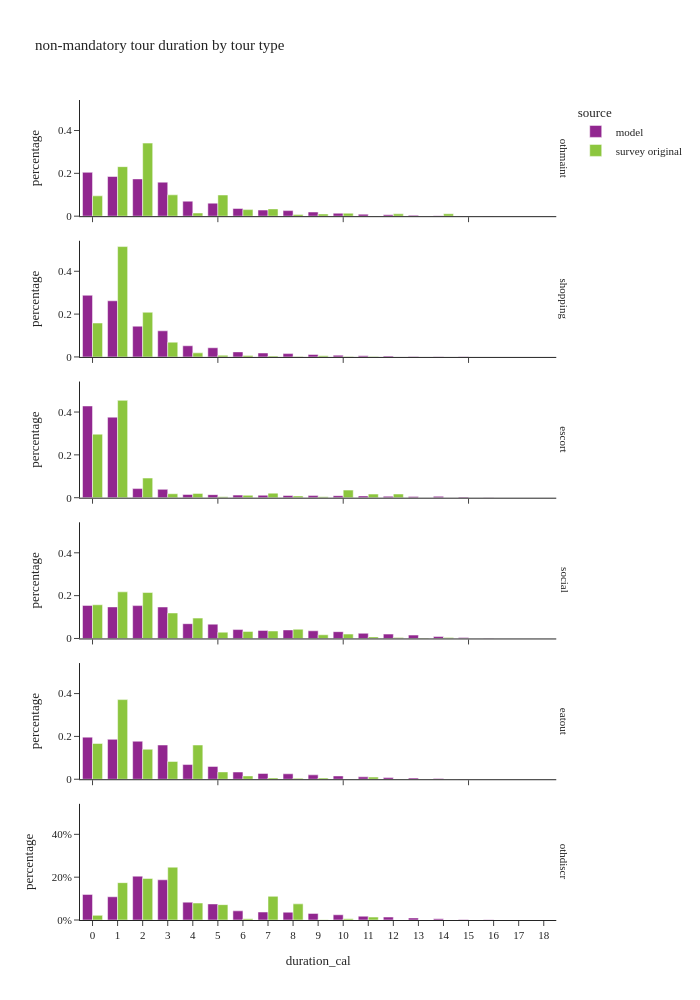

Here is the notebook cell this chart was saved with:
### Code cell
df_plot = non_m_tour_data.groupby(['source','tour_type','duration_cal'], observed=True)[['tour_weight']].sum().reset_index()
df_plot['percentage'] = df_plot.groupby(['source','tour_type'], group_keys=False)['tour_weight']. \
    apply(lambda x: x / float(x.sum()))

fig = px.bar(df_plot, x="duration_cal", y="percentage", color="source",barmode="group",
             facet_row='tour_type',
             title="non-mandatory tour duration by tour type")
fig.for_each_annotation(lambda a: a.update(text = a.text.split("=")[-1]))
fig.update_layout(height=1000, width=700, yaxis=dict(tickformat=".0%"), xaxis=dict(dtick="1"))
fig.show()

### Figure 1 — Plotly figure (JSON) as saved in the notebook; plotly's stock layout.template omitted (floating-point values rounded to 4 significant figures)
{"data": [{"alignmentgroup": "True", "hovertemplate": "source=model<br>tour_type=othmaint<br>duration_cal=%{x}<br>percentage=%{y}<extra></extra>", "legendgroup": "model", "marker": {"color": "#91268F", "pattern": {"shape": ""}}, "name": "model", "offsetgroup": "model", "orientation": "v", "showlegend": true, "textposition": "auto", "type": "bar", "x": [0.0, 1.0, 2.0, 3.0, 4.0, 5.0, 6.0, 7.0, 8.0, 9.0, 10.0, 11.0, 12.0, 13.0, 14.0, 15.0, 16.0, 17.0, 18.0], "xaxis": "x6", "y": [0.2047, 0.1852, 0.1739, 0.1588, 0.06997, 0.06075, 0.03598, 0.02849, 0.02597, 0.01939, 0.01374, 0.009296, 0.006443, 0.004083, 0.002062, 0.0008977, 0.0003327, 1.733e-05, 3.466e-06], "yaxis": "y6"}, {"alignmentgroup": "True", "hovertemplate": "source=model<br>tour_type=shopping<br>duration_cal=%{x}<br>percentage=%{y}<extra></extra>", "legendgroup": "model", "marker": {"color": "#91268F", "pattern": {"shape": ""}}, "name": "model", "offsetgroup": "model", "orientation": "v", "showlegend": false, "textposition": "auto", "type": "bar", "x": [0.0, 1.0, 2.0, 3.0, 4.0, 5.0, 6.0, 7.0, 8.0, 9.0, 10.0, 11.0, 12.0, 13.0, 14.0, 15.0, 16.0, 17.0], "xaxis": "x5", "y": [0.288, 0.2621, 0.1436, 0.1219, 0.05208, 0.04284, 0.02357, 0.01844, 0.01557, 0.01147, 0.008174, 0.004986, 0.003797, 0.002103, 0.0009098, 0.0003698, 7.775e-05, 1.471e-05], "yaxis": "y5"}, {"alignmentgroup": "True", "hovertemplate": "source=model<br>tour_type=escort<br>duration_cal=%{x}<br>percentage=%{y}<extra></extra>", "legendgroup": "model", "marker": {"color": "#91268F", "pattern": {"shape": ""}}, "name": "model", "offsetgroup": "model", "orientation": "v", "showlegend": false, "textposition": "auto", "type": "bar", "x": [0.0, 1.0, 2.0, 3.0, 4.0, 5.0, 6.0, 7.0, 8.0, 9.0, 10.0, 11.0, 12.0, 13.0, 14.0, 15.0, 16.0, 17.0, 18.0], "xaxis": "x4", "y": [0.4283, 0.3761, 0.04257, 0.03892, 0.01517, 0.0143, 0.01213, 0.01148, 0.01028, 0.00977, 0.009534, 0.00822, 0.006635, 0.006073, 0.006289, 0.003272, 0.0008803, 6.446e-05, 2.223e-06], "yaxis": "y4"}, {"alignmentgroup": "True", "hovertemplate": "source=model<br>tour_type=social<br>duration_cal=%{x}<br>percentage=%{y}<extra></extra>", "legendgroup": "model", "marker": {"color": "#91268F", "pattern": {"shape": ""}}, "name": "model", "offsetgroup": "model", "orientation": "v", "showlegend": false, "textposition": "auto", "type": "bar", "x": [0.0, 1.0, 2.0, 3.0, 4.0, 5.0, 6.0, 7.0, 8.0, 9.0, 10.0, 11.0, 12.0, 13.0, 14.0, 15.0, 16.0, 17.0, 18.0], "xaxis": "x3", "y": [0.1545, 0.1474, 0.1535, 0.147, 0.06898, 0.06681, 0.04155, 0.03774, 0.03981, 0.03583, 0.03178, 0.02419, 0.02047, 0.01575, 0.008891, 0.00436, 0.001346, 0.0001654, 9.346e-06], "yaxis": "y3"}, {"alignmentgroup": "True", "hovertemplate": "source=model<br>tour_type=eatout<br>duration_cal=%{x}<br>percentage=%{y}<extra></extra>", "legendgroup": "model", "marker": {"color": "#91268F", "pattern": {"shape": ""}}, "name": "model", "offsetgroup": "model", "orientation": "v", "showlegend": false, "textposition": "auto", "type": "bar", "x": [0.0, 1.0, 2.0, 3.0, 4.0, 5.0, 6.0, 7.0, 8.0, 9.0, 10.0, 11.0, 12.0, 13.0, 14.0, 15.0, 16.0, 17.0, 18.0], "xaxis": "x2", "y": [0.1966, 0.1863, 0.1775, 0.1598, 0.06856, 0.05988, 0.03364, 0.02702, 0.02539, 0.02045, 0.01535, 0.01127, 0.007985, 0.00563, 0.002869, 0.001336, 0.0003773, 6.55e-05, 2.62e-06], "yaxis": "y2"}, {"alignmentgroup": "True", "hovertemplate": "source=model<br>tour_type=othdiscr<br>duration_cal=%{x}<br>percentage=%{y}<extra></extra>", "legendgroup": "model", "marker": {"color": "#91268F", "pattern": {"shape": ""}}, "name": "model", "offsetgroup": "model", "orientation": "v", "showlegend": false, "textposition": "auto", "type": "bar", "x": [0.0, 1.0, 2.0, 3.0, 4.0, 5.0, 6.0, 7.0, 8.0, 9.0, 10.0, 11.0, 12.0, 13.0, 14.0, 15.0, 16.0, 17.0], "xaxis": "x", "y": [0.1196, 0.1085, 0.2048, 0.1877, 0.08342, 0.07496, 0.04271, 0.03721, 0.03635, 0.03084, 0.02439, 0.0177, 0.01375, 0.009625, 0.005656, 0.002205, 0.0006505, 7.717e-05], "yaxis": "y"}, {"alignmentgroup": "True", "hovertemplate": "source=survey original<br>tour_type=othmaint<br>duration_cal=%{x}<br>percentage=%{y}<extra></extra>", "legendgroup": "survey original", "marker": {"color": "#8CC63E", "pattern": {"shape": ""}}, "name": "survey original", "offsetgroup": "survey original", "orientation": "v", "showlegend": true, "textposition": "auto", "type": "bar", "x": [0.0, 1.0, 2.0, 3.0, 4.0, 5.0, 6.0, 7.0, 8.0, 9.0, 10.0, 11.0, 12.0, 14.0], "xaxis": "x6", "y": [0.09489, 0.2312, 0.3412, 0.09963, 0.01474, 0.09884, 0.03063, 0.03397, 0.007608, 0.01024, 0.0137, 0.001183, 0.0109, 0.01123], "yaxis": "y6"}, {"alignmentgroup": "True", "hovertemplate": "source=survey original<br>tour_type=shopping<br>duration_cal=%{x}<br>percentage=%{y}<extra></extra>", "legendgroup": "survey original", "marker": {"color": "#8CC63E", "pattern": {"shape": ""}}, "name": "survey original", "offsetgroup": "survey original", "orientation": "v", "showlegend": false, "textposition": "auto", "type": "bar", "x": [0.0, 1.0, 2.0, 3.0, 4.0, 5.0, 6.0, 7.0, 8.0, 9.0, 10.0, 11.0, 12.0], "xaxis": "x5", "y": [0.1584, 0.5154, 0.2086, 0.06896, 0.01901, 0.007801, 0.006357, 0.004282, 0.002284, 0.005449, 0.001846, 0.001687, 0.0], "yaxis": "y5"}, {"alignmentgroup": "True", "hovertemplate": "source=survey original<br>tour_type=escort<br>duration_cal=%{x}<br>percentage=%{y}<extra></extra>", "legendgroup": "survey original", "marker": {"color": "#8CC63E", "pattern": {"shape": ""}}, "name": "survey original", "offsetgroup": "survey original", "orientation": "v", "showlegend": false, "textposition": "auto", "type": "bar", "x": [0.0, 1.0, 2.0, 3.0, 4.0, 5.0, 6.0, 7.0, 8.0, 9.0, 10.0, 11.0, 12.0, 13.0, 15.0], "xaxis": "x4", "y": [0.2966, 0.4545, 0.09176, 0.01838, 0.02012, 0.004171, 0.01126, 0.02127, 0.008111, 0.004191, 0.03545, 0.01683, 0.01718, 0.0001735, 0.0], "yaxis": "y4"}, {"alignmentgroup": "True", "hovertemplate": "source=survey original<br>tour_type=social<br>duration_cal=%{x}<br>percentage=%{y}<extra></extra>", "legendgroup": "survey original", "marker": {"color": "#8CC63E", "pattern": {"shape": ""}}, "name": "survey original", "offsetgroup": "survey original", "orientation": "v", "showlegend": false, "textposition": "auto", "type": "bar", "x": [0.0, 1.0, 2.0, 3.0, 4.0, 5.0, 6.0, 7.0, 8.0, 9.0, 10.0, 11.0, 12.0, 13.0, 14.0, 15.0], "xaxis": "x3", "y": [0.1574, 0.2177, 0.2145, 0.1191, 0.09508, 0.02935, 0.03289, 0.03484, 0.04316, 0.01715, 0.02045, 0.007386, 0.004057, 0.002096, 0.004626, 0.0002747], "yaxis": "y3"}, {"alignmentgroup": "True", "hovertemplate": "source=survey original<br>tour_type=eatout<br>duration_cal=%{x}<br>percentage=%{y}<extra></extra>", "legendgroup": "survey original", "marker": {"color": "#8CC63E", "pattern": {"shape": ""}}, "name": "survey original", "offsetgroup": "survey original", "orientation": "v", "showlegend": false, "textposition": "auto", "type": "bar", "x": [0.0, 1.0, 2.0, 3.0, 4.0, 5.0, 6.0, 7.0, 8.0, 9.0, 10.0, 11.0, 12.0], "xaxis": "x2", "y": [0.167, 0.3718, 0.14, 0.08302, 0.1598, 0.03424, 0.01541, 0.006247, 0.004598, 0.005708, 0.001175, 0.01006, 0.000947], "yaxis": "y2"}, {"alignmentgroup": "True", "hovertemplate": "source=survey original<br>tour_type=othdiscr<br>duration_cal=%{x}<br>percentage=%{y}<extra></extra>", "legendgroup": "survey original", "marker": {"color": "#8CC63E", "pattern": {"shape": ""}}, "name": "survey original", "offsetgroup": "survey original", "orientation": "v", "showlegend": false, "textposition": "auto", "type": "bar", "x": [0.0, 1.0, 2.0, 3.0, 4.0, 5.0, 6.0, 7.0, 8.0, 9.0, 10.0, 11.0, 13.0, 15.0], "xaxis": "x", "y": [0.02166, 0.1743, 0.1941, 0.2467, 0.07924, 0.0717, 0.00584, 0.1105, 0.07536, 0.001237, 0.005549, 0.01359, 0.0, 0.0001676], "yaxis": "y"}], "layout": {"annotations": [{"font": {}, "showarrow": false, "text": "othdiscr", "textangle": 90, "x": 0.98, "xanchor": "left", "xref": "paper", "y": 0.07083, "yanchor": "middle", "yref": "paper"}, {"font": {}, "showarrow": false, "text": "eatout", "textangle": 90, "x": 0.98, "xanchor": "left", "xref": "paper", "y": 0.2425, "yanchor": "middle", "yref": "paper"}, {"font": {}, "showarrow": false, "text": "social", "textangle": 90, "x": 0.98, "xanchor": "left", "xref": "paper", "y": 0.4142, "yanchor": "middle", "yref": "paper"}, {"font": {}, "showarrow": false, "text": "escort", "textangle": 90, "x": 0.98, "xanchor": "left", "xref": "paper", "y": 0.5858, "yanchor": "middle", "yref": "paper"}, {"font": {}, "showarrow": false, "text": "shopping", "textangle": 90, "x": 0.98, "xanchor": "left", "xref": "paper", "y": 0.7575, "yanchor": "middle", "yref": "paper"}, {"font": {}, "showarrow": false, "text": "othmaint", "textangle": 90, "x": 0.98, "xanchor": "left", "xref": "paper", "y": 0.9292, "yanchor": "middle", "yref": "paper"}], "barmode": "group", "height": 1000, "legend": {"title": {"text": "source"}, "tracegroupgap": 0}, "title": {"text": "non-mandatory tour duration by tour type"}, "width": 700, "xaxis": {"anchor": "y", "domain": [0.0, 0.98], "dtick": "1", "title": {"text": "duration_cal"}}, "xaxis2": {"anchor": "y2", "domain": [0.0, 0.98], "matches": "x", "showticklabels": false}, "xaxis3": {"anchor": "y3", "domain": [0.0, 0.98], "matches": "x", "showticklabels": false}, "xaxis4": {"anchor": "y4", "domain": [0.0, 0.98], "matches": "x", "showticklabels": false}, "xaxis5": {"anchor": "y5", "domain": [0.0, 0.98], "matches": "x", "showticklabels": false}, "xaxis6": {"anchor": "y6", "domain": [0.0, 0.98], "matches": "x", "showticklabels": false}, "yaxis": {"anchor": "x", "domain": [0.0, 0.1417], "tickformat": ".0%", "title": {"text": "percentage"}}, "yaxis2": {"anchor": "x2", "domain": [0.1717, 0.3133], "matches": "y", "title": {"text": "percentage"}}, "yaxis3": {"anchor": "x3", "domain": [0.3433, 0.485], "matches": "y", "title": {"text": "percentage"}}, "yaxis4": {"anchor": "x4", "domain": [0.515, 0.6567], "matches": "y", "title": {"text": "percentage"}}, "yaxis5": {"anchor": "x5", "domain": [0.6867, 0.8283], "matches": "y", "title": {"text": "percentage"}}, "yaxis6": {"anchor": "x6", "domain": [0.8583, 1.0], "matches": "y", "title": {"text": "percentage"}}}}
